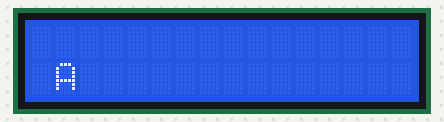
The sketch below on a simulated Arduino Uno, built with avr-gcc and run on an emulated ATmega328P. On the bench: 16×2 character LCD.

Above: at 1.6 s.
At 5.6 s:
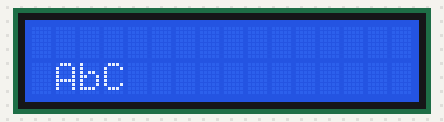
At 10.6 s:
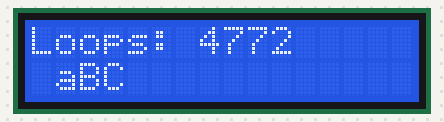
At 19.6 s:
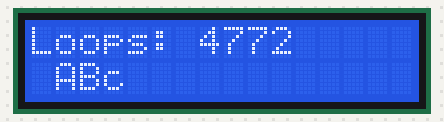
At 29.6 s:
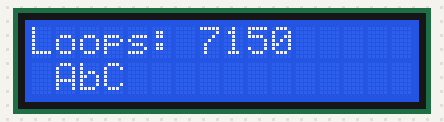
At 38.6 s:
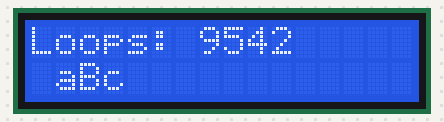

The sketch:

JB_LCD_Task1.ino
```cpp
/*
  CPU Usage Test 1
*/

#include <LiquidCrystal.h>

// THIS DEPENDS ON YOUR DISPLAY
LiquidCrystal g_lcd(14, 12,   4, 5, 6, 7,   8, 9, 10, 11);  // 8 bit mode

const unsigned int OFFSET_ms = 10 * 1000;
unsigned long g_endTime_ms;
unsigned long g_loopCounter = 0;

bool g_task_1_on = false;
const unsigned int TASK_1_INTERVAL_ms = 1000;
unsigned long g_task_1_nextTime_ms;

bool g_task_2_on = false;
const unsigned int TASK_2_INTERVAL_ms = 2000;
unsigned long g_task_2_nextTime_ms;

bool g_task_3_on = false;
const unsigned int TASK_3_INTERVAL_ms = 3000;
unsigned long g_task_3_nextTime_ms;

// ----------

void setup()
{
  // some displays need time to initialize
  delay(500);
  // initialize LCD and set up the number of columns and rows
  g_lcd.begin(16, 2);

  unsigned long current_ms = millis();
  g_endTime_ms = current_ms + OFFSET_ms;

  g_task_1_nextTime_ms = current_ms + TASK_1_INTERVAL_ms;
  g_task_2_nextTime_ms = current_ms + TASK_2_INTERVAL_ms;
  g_task_3_nextTime_ms = current_ms + TASK_3_INTERVAL_ms;
}

void loop()
{
  g_loopCounter++;
  unsigned long current_ms = millis();

  if (current_ms >= g_task_1_nextTime_ms) {
    g_task_1_on = !g_task_1_on;
    g_lcd.setCursor(1, 1);
    g_lcd.print(g_task_1_on ? "A" : "a");
    g_task_1_nextTime_ms = current_ms + TASK_1_INTERVAL_ms;
  }

  if (current_ms > g_task_2_nextTime_ms) {
    g_task_2_on = !g_task_2_on;
    g_lcd.setCursor(2, 1);
    g_lcd.print(g_task_2_on ? "B" : "b");
    g_task_2_nextTime_ms = current_ms + TASK_2_INTERVAL_ms;
  }

  if (current_ms > g_task_3_nextTime_ms) {
    g_task_3_on = !g_task_3_on;
    g_lcd.setCursor(3, 1);
    g_lcd.print(g_task_3_on ? "C" : "c");
    g_task_3_nextTime_ms = current_ms + TASK_3_INTERVAL_ms;
  }

  // ----

  if (current_ms >= g_endTime_ms) {
    outputResults();

    g_loopCounter = 0;
    g_endTime_ms = millis() + OFFSET_ms;
  }
}

// 3117802 - 3118122 --> 1708942

void outputResults()
{
  g_lcd.setCursor(0, 0);
  g_lcd.print("Loops:          ");
  g_lcd.setCursor(7, 0);
  g_lcd.print(g_loopCounter);
}
```

Measured:
- what the display in image 0 shows lasts 1.0 s, from 1.6 s to 2.6 s
